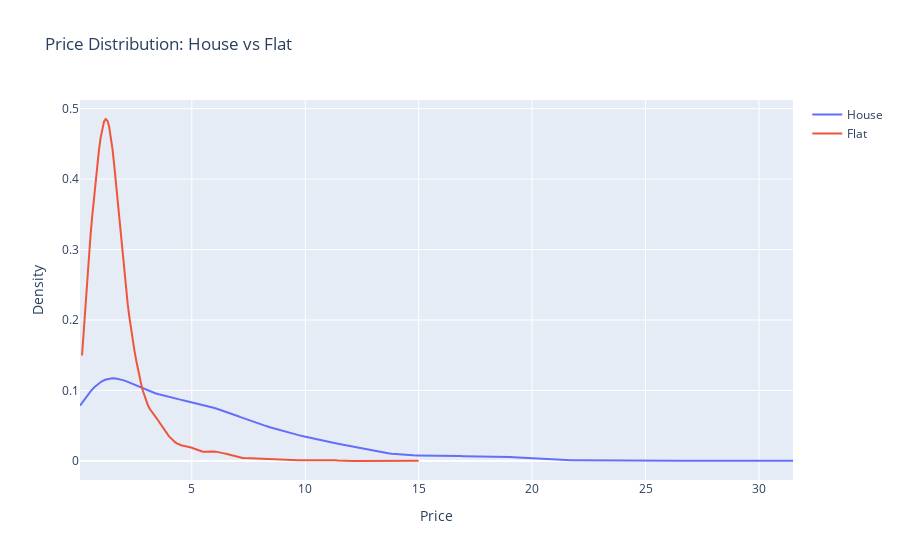

Source (notebook cell):
### Code cell
import plotly.graph_objects as go
# import numpy as np
from scipy.stats import gaussian_kde

# House
house_prices = df[df['property_type'] == 'house']['price']
house_kde = gaussian_kde(house_prices)
x_house = np.linspace(house_prices.min(), house_prices.max(), 200)
y_house = house_kde(x_house)

# Flat
flat_prices = df[df['property_type'] == 'flat']['price']
flat_kde = gaussian_kde(flat_prices)
x_flat = np.linspace(flat_prices.min(), flat_prices.max(), 200)
y_flat = flat_kde(x_flat)

# Plot
fig = go.Figure()
fig.add_trace(go.Scatter(x=x_house, y=y_house, mode='lines', name='House'))
fig.add_trace(go.Scatter(x=x_flat, y=y_flat, mode='lines', name='Flat'))

fig.update_layout(title='Price Distribution: House vs Flat',
                  xaxis_title='Price', yaxis_title='Density')
# st.plotly_chart(fig)

### Figure 1 — Plotly figure (JSON) as saved in the notebook; plotly's stock layout.template omitted (floating-point values rounded to 4 significant figures; data arrays with more than 128 entries replaced by an {"elided": "..."} marker saying what was removed)
{"data": [{"mode": "lines", "name": "House", "type": "scatter", "x": {"elided": "200 float values"}, "y": {"elided": "200 float values"}}, {"mode": "lines", "name": "Flat", "type": "scatter", "x": {"elided": "200 float values"}, "y": {"elided": "200 float values"}}], "layout": {"title": {"text": "Price Distribution: House vs Flat"}, "xaxis": {"title": {"text": "Price"}}, "yaxis": {"title": {"text": "Density"}}}}
